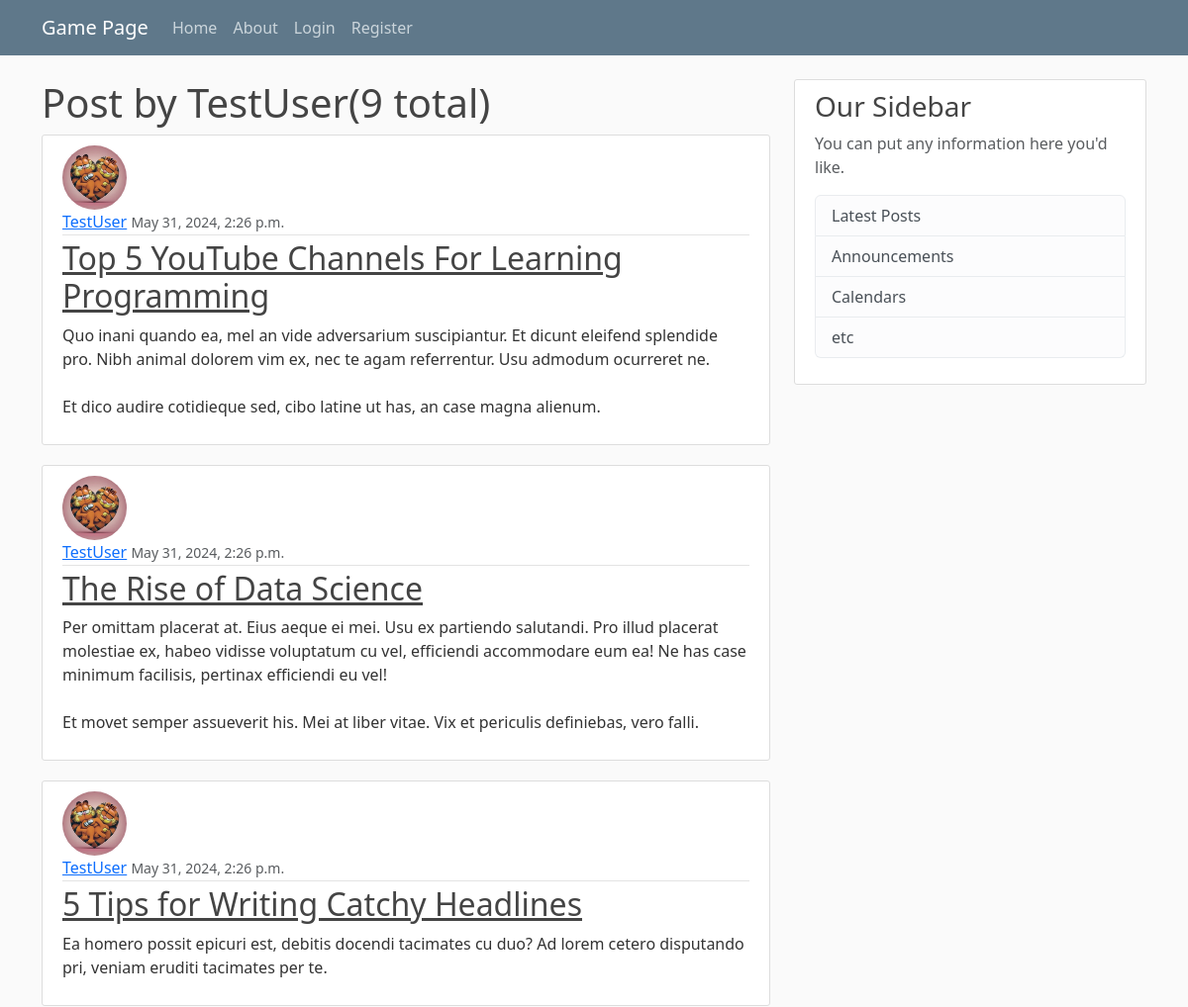
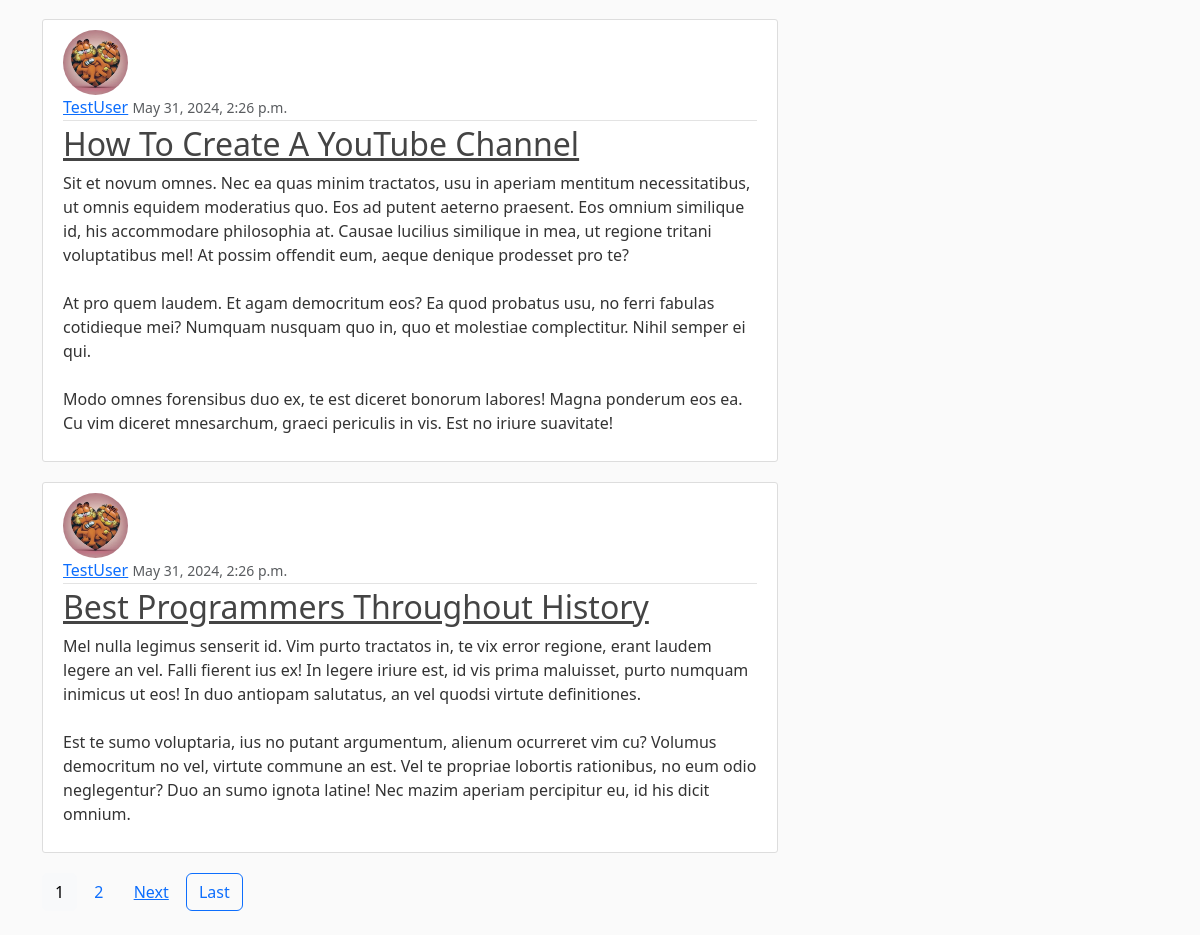
Screenshot of /game-page/user/TestUser with the database file from the repository (2 pictures, top to bottom).
### game_page/models.py (models this page shows, shortened)
class Post(models.Model):
    title = models.CharField(max_length=100)
    content = models.TextField()
    date_posted = models.DateTimeField(default=timezone.now)
    author = models.ForeignKey(User, on_delete=models.CASCADE) #delete all post if user is deleted

### users/models.py (models this page shows, shortened)
class Profile(models.Model):
    user = models.OneToOneField(User, on_delete=models.CASCADE)
    image = models.ImageField(default='/profile_pics/default.png', upload_to='profile_pics')

### game_page/views.py (the view)
# urls.py: path('user/<str:username>', UserPostListView.as_view(), name='user-posts'),
class UserPostListView(ListView):
    model = Post
    template_name = 'game_page/user_posts.html'   #<app>/<model>_<viewtype>.html
    context_object_name = 'posts'
    paginate_by = 5
    def get_queryset(self):
        user = get_object_or_404(User, username=self.kwargs.get('username'))
        return Post.objects.filter(author=user).order_by('-date_posted')

### game_page/templates/game_page/user_posts.html (shortened to what this page needs)
{% extends "game_page/base.html" %}
{% block content %}
    <h1 calss = "mb-3">Post by {{ view.kwargs.username }}({{ page_obj.paginator.count }} total)</h1>
    {% for post in posts %}
    <article class="media content-section">
        <img class="rounded-circle article-img" src="{{ post.author.profile.image.url }}">
        <div class="media-body">
          <div class="article-metadata">
            <a class="mr-2" href="{% url 'user-posts' post.author.username %}">{{ post.author }}</a>
            <small class="text-muted">{{ post.date_posted}}</small>
          </div>
          <h2><a class="article-title" href="{% url 'post-detail' post.id %}">{{ post.title }}</a></h2>
          <p class="article-content">{{ post.content }}</p>
        </div>
      </article>
    {% endfor %}
    {% if is_paginated %}
      {% for num in page_obj.paginator.page_range %}
        {% if page_obj.number == num %}
          <a class="btn btn-light mb-4" href="?page={{ num }}">{{ num }}</a>
        {% elif num > page_obj.number|add:'-3' and num < page_obj.number|add:'3' %}
          <a class="btn btn-link mb-4 no-underline" href="?page={{ num }}">{{ num }}</a>
        {% endif %}
      {% endfor %}
      {% if page_obj.has_next %}
        <a class="btn btn-link mb-4" href="?page={{ page_obj.next_page_number }}">Next</a>
        <a class="btn btn-outline-primary mb-4" href="?page={{ page_obj.paginator.num_pages }}">Last</a>
      {% endif %}
    {% endif %}
{% endblock content %}

### game_page/static/game_page/main.css (style rules this page uses)
body { background: #fafafa; color: #333333; margin-top: 5rem; }
h1, h2, h3, h4, h5, h6 { color: #444444; }
.content-section { background: #ffffff; padding: 10px 20px; border: 1px solid #dddddd; border-radius: 3px; margin-bottom: 20px; }
.article-title { color: #444444; }
.article-content { white-space: pre-line; }
.article-img { height: 65px; width: 65px; margin-right: 16px; }
.article-metadata { padding-bottom: 1px; margin-bottom: 4px; border-bottom: 1px solid #e3e3e3 }

### game_page/templates/game_page/base.html (style rules this page uses)
.no-underline { text-decoration: none; }

### rows the page displays
Post: author.profile.image (placeholder picture), author "TestUser", date_posted "May 31, 2024, 2:26 p.m.", title "Top 5 YouTube Channels For Learning Programming", content "Quo inani quando ea, mel an vide adversarium suscipiantur. Et dicunt eleifend splendide pro. Nibh animal dolorem vim ex, nec te agam referrentur. Usu admodum ocurreret ne. Et dico audire cotidieque sed, cibo latine ut has, an case magna alienum."
Post: author.profile.image (placeholder picture), author "TestUser", date_posted "May 31, 2024, 2:26 p.m.", title "The Rise of Data Science", content "Per omittam placerat at. Eius aeque ei mei. Usu ex partiendo salutandi. Pro illud placerat molestiae ex, habeo vidisse voluptatum cu vel, efficiendi accommodare eum ea! Ne has case minimum facilisis, pertinax efficiendi eu vel! Et movet semper assueverit his. Mei at liber vitae. Vix et periculis definiebas, vero falli."
Post: author.profile.image (placeholder picture), author "TestUser", date_posted "May 31, 2024, 2:26 p.m.", title "5 Tips for Writing Catchy Headlines", content "Ea homero possit epicuri est, debitis docendi tacimates cu duo? Ad lorem cetero disputando pri, veniam eruditi tacimates per te."
Post: author.profile.image (placeholder picture), author "TestUser", date_posted "May 31, 2024, 2:26 p.m.", title "How To Create A YouTube Channel", content "Sit et novum omnes. Nec ea quas minim tractatos, usu in aperiam mentitum necessitatibus, ut omnis equidem moderatius quo. Eos ad putent aeterno praesent. Eos omnium similique id, his accommodare philosophia at. Causae lucilius similique in mea, ut regione tritani voluptatibus mel! At possim offendit eum, aeque denique prodesset pro te? At pro quem laudem. Et agam democritum eos? Ea quod probatus usu, no ferri fabulas cotidieque mei? Numquam nusquam quo in, quo et molestiae complectitur. Nihil semper ei qui. Modo omnes forensibus duo ex, te est diceret bonorum labores! Magna ponderum eos ea. Cu vim diceret mnesarchum, graeci periculis in vis. Est no iriure suavitate!"
Post: author.profile.image (placeholder picture), author "TestUser", date_posted "May 31, 2024, 2:26 p.m.", title "Best Programmers Throughout History", content "Mel nulla legimus senserit id. Vim purto tractatos in, te vix error regione, erant laudem legere an vel. Falli fierent ius ex! In legere iriure est, id vis prima maluisset, purto numquam inimicus ut eos! In duo antiopam salutatus, an vel quodsi virtute definitiones. Est te sumo voluptaria, ius no putant argumentum, alienum ocurreret vim cu? Volumus democritum no vel, virtute commune an est. Vel te propriae lobortis rationibus, no eum odio neglegentur? Duo an sumo ignota latine! Nec mazim aperiam percipitur eu, id his dicit omnium."

### other values shown
{{ view.kwargs.username }} "TestUser"
{{ page_obj.paginator.count }} "9"
{{ num }} "1"
{{ num }} "2"
